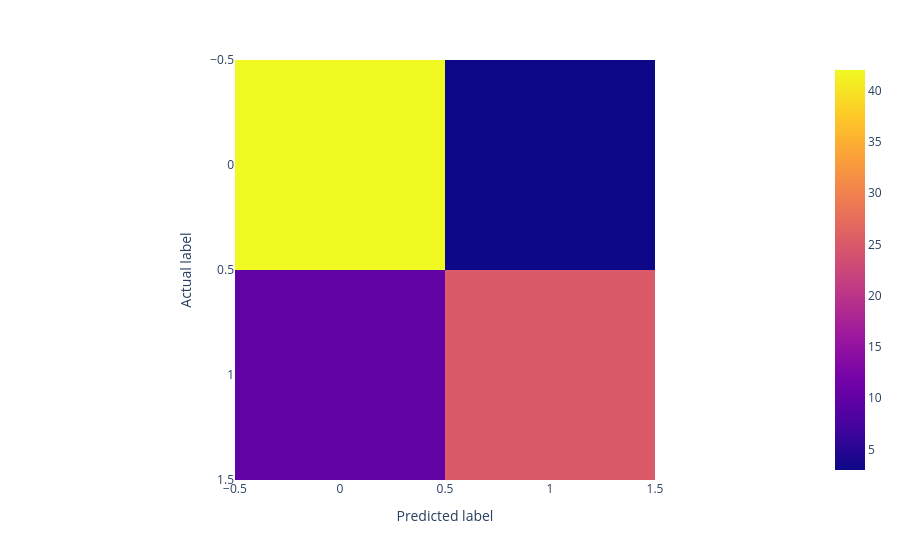

Write notebook code for a chart like this one.
### Code cell
cm_fig = px.imshow(cm, labels={'x': 'Predicted label', 'y': 'Actual label'})
cm_fig.show()

### Figure 1 — Plotly figure (JSON) as saved in the notebook; plotly's stock layout.template omitted (floating-point values rounded to 4 significant figures)
{"data": [{"coloraxis": "coloraxis", "hovertemplate": "Predicted label: %{x}<br>Actual label: %{y}<br>color: %{z}<extra></extra>", "name": "0", "type": "heatmap", "xaxis": "x", "yaxis": "y", "z": [[42, 3], [10, 25]]}], "layout": {"coloraxis": {"colorscale": [[0, "#0d0887"], [0.1111, "#46039f"], [0.2222, "#7201a8"], [0.3333, "#9c179e"], [0.4444, "#bd3786"], [0.5556, "#d8576b"], [0.6667, "#ed7953"], [0.7778, "#fb9f3a"], [0.8889, "#fdca26"], [1, "#f0f921"]]}, "margin": {"t": 60}, "xaxis": {"anchor": "y", "constrain": "domain", "domain": [0, 1], "scaleanchor": "y", "title": {"text": "Predicted label"}}, "yaxis": {"anchor": "x", "autorange": "reversed", "constrain": "domain", "domain": [0, 1], "title": {"text": "Actual label"}}}}
